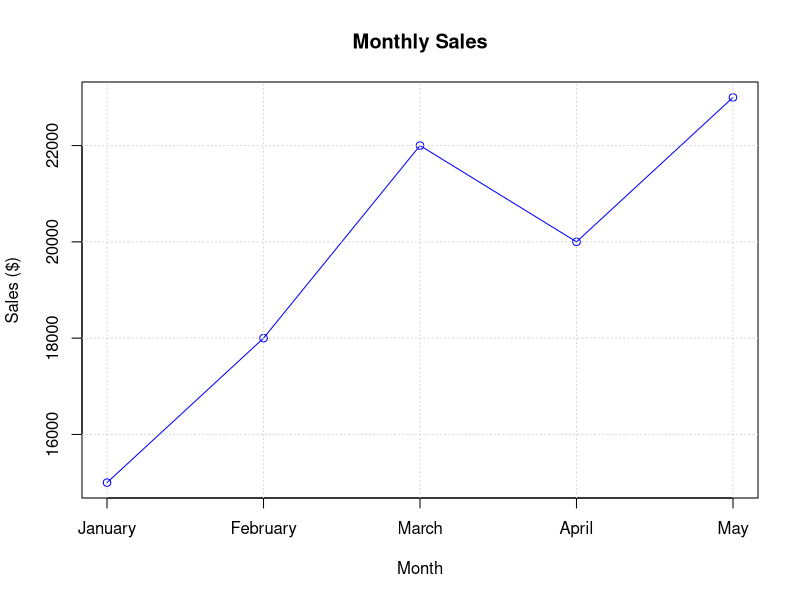

R code for this plot:
month <- c("January","February","March","April","May")
sales <- c(15000,18000,22000,20000,23000)
data <- data.frame(month, sales)
print(data)

plot(data$sales,
     type="o",
     col="blue",
     xaxt="n",
     xlab="Month",
     ylab="Sales ($)",
     main="Monthly Sales")
axis(1, at=1:5, labels=data$month)
grid()
